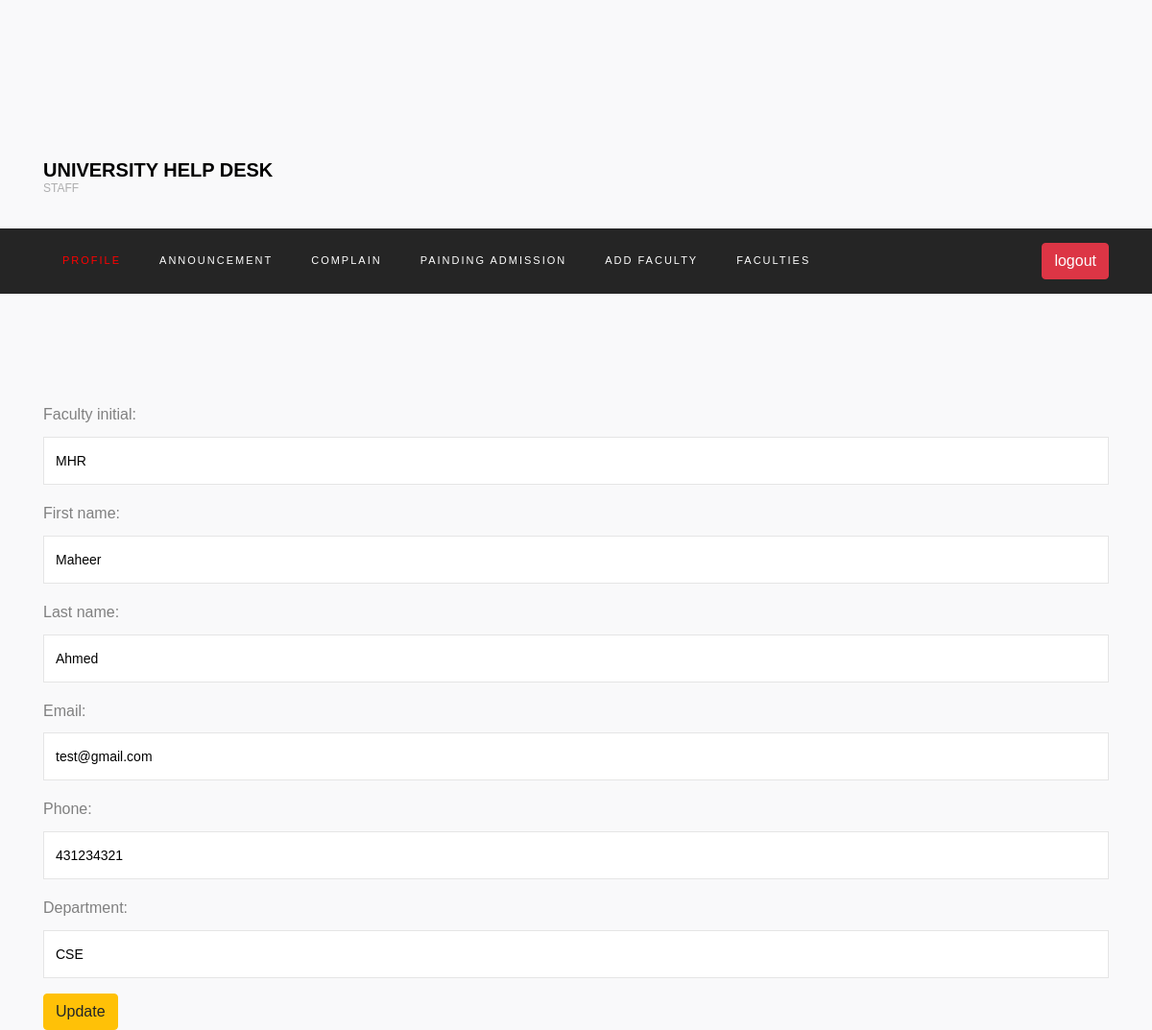
/staff-faculty-update/2, run on the app's committed database.
### login/models.py (models this page shows, shortened)
class Faculty(models.Model):
    user = models.OneToOneField(User, on_delete=models.CASCADE)
    faculty_initial = models.CharField(
        max_length=10, unique=True, blank=True, null=True)
    first_name = models.CharField(max_length=200, blank=True, null=True)
    last_name = models.CharField(max_length=200, blank=True, null=True)
    email = models.EmailField(max_length=200, blank=True, null=True)
    phone = models.CharField(max_length=200, blank=True, null=True)
    department = models.CharField(max_length=200, blank=True, null=True)
    joined_date = models.DateField(default=datetime.now, blank=True)

### login/views.py (the view)
# urls.py: path('staff-faculty-update/<int:id>', views.update_faculty, name='staff_update_faculty'),
def update_faculty(request, id):
    faculty = Faculty.objects.filter(id=id).first()
    form = FacultyUpdationForm(instance=faculty)
    if request.method == "POST":
        form = FacultyUpdationForm(request.POST, instance=faculty)
        if form.is_valid():
            form.save()
            return redirect("staff_see_faculty")
    return render(request, "update_faculty.html", {"form":form})

### login/forms.py
class FacultyUpdationForm(forms.ModelForm):
    class Meta:
        model = Faculty
        fields = "__all__"
        exclude = ["user", "joined_date"]
        widgets = {
            'faculty_initial': forms.TextInput(attrs={'class': 'form-control'}),
            'first_name': forms.TextInput(attrs={'class': 'form-control'}),
            'last_name': forms.TextInput(attrs={'class': 'form-control'}),
            'email': forms.EmailInput(attrs={'class': 'form-control'}),
            'phone': forms.TextInput(attrs={'class': 'form-control'}),
            'department': forms.TextInput(attrs={'class': 'form-control'}),
        }

### templates/update_faculty.html (shortened to what this page needs)
{%extends 'staff_base.html' %}
{%block main-content%}
<div class="container">
    <form action="" method="post">
        {{form.as_p}}
        <button type="submit" class="btn btn-warning btn-md">Update</button>
    </form>
</div>
{%endblock main-content%}

### static/profile/style.css (style rules this page uses)
body { background-color: #f9f9fa }

### data on the page
Faculty: faculty_initial "MHR", first_name "Maheer", last_name "Ahmed", email "test@gmail.com", phone "431234321", department "CSE"
